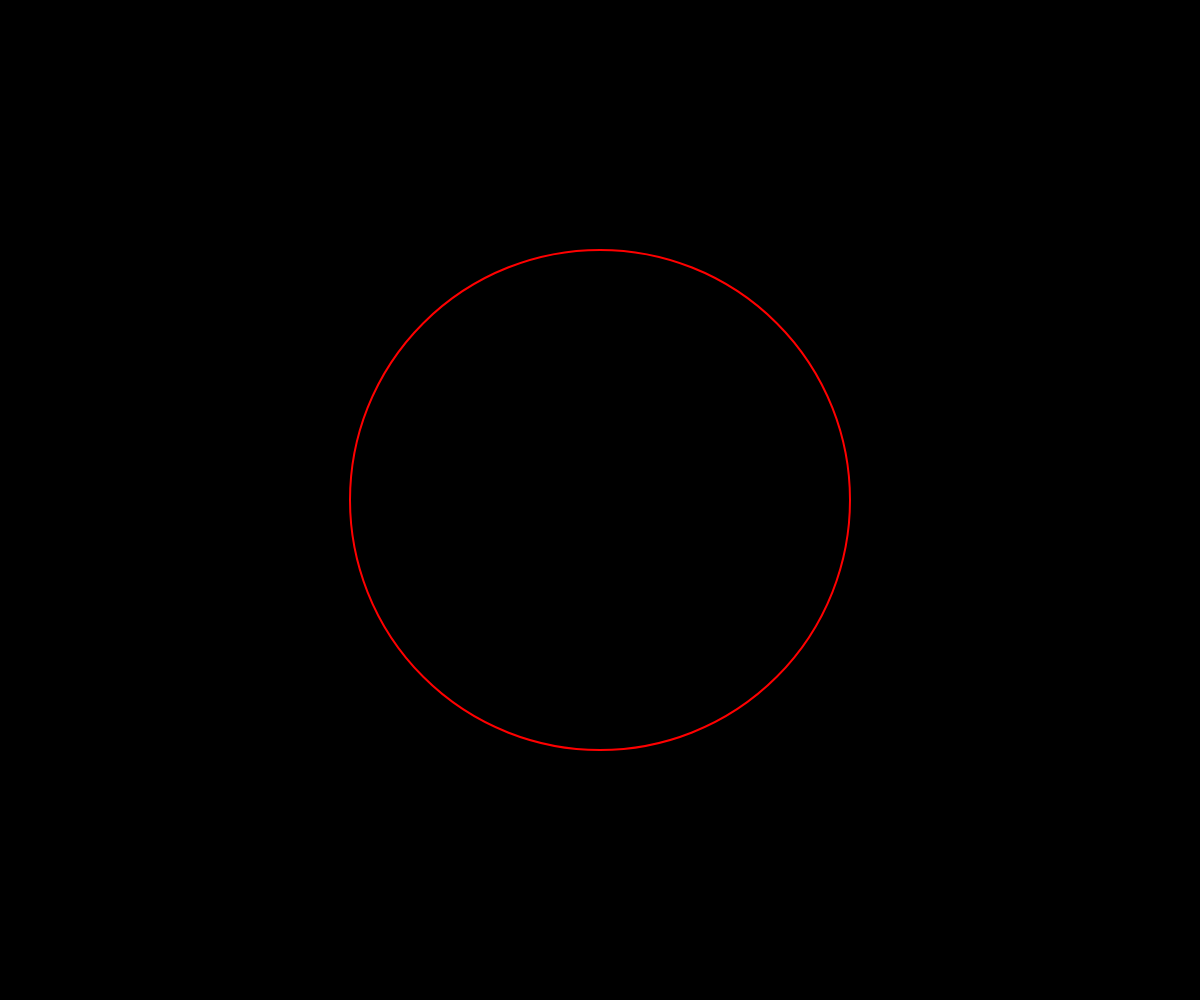
Frame 1 (no input)
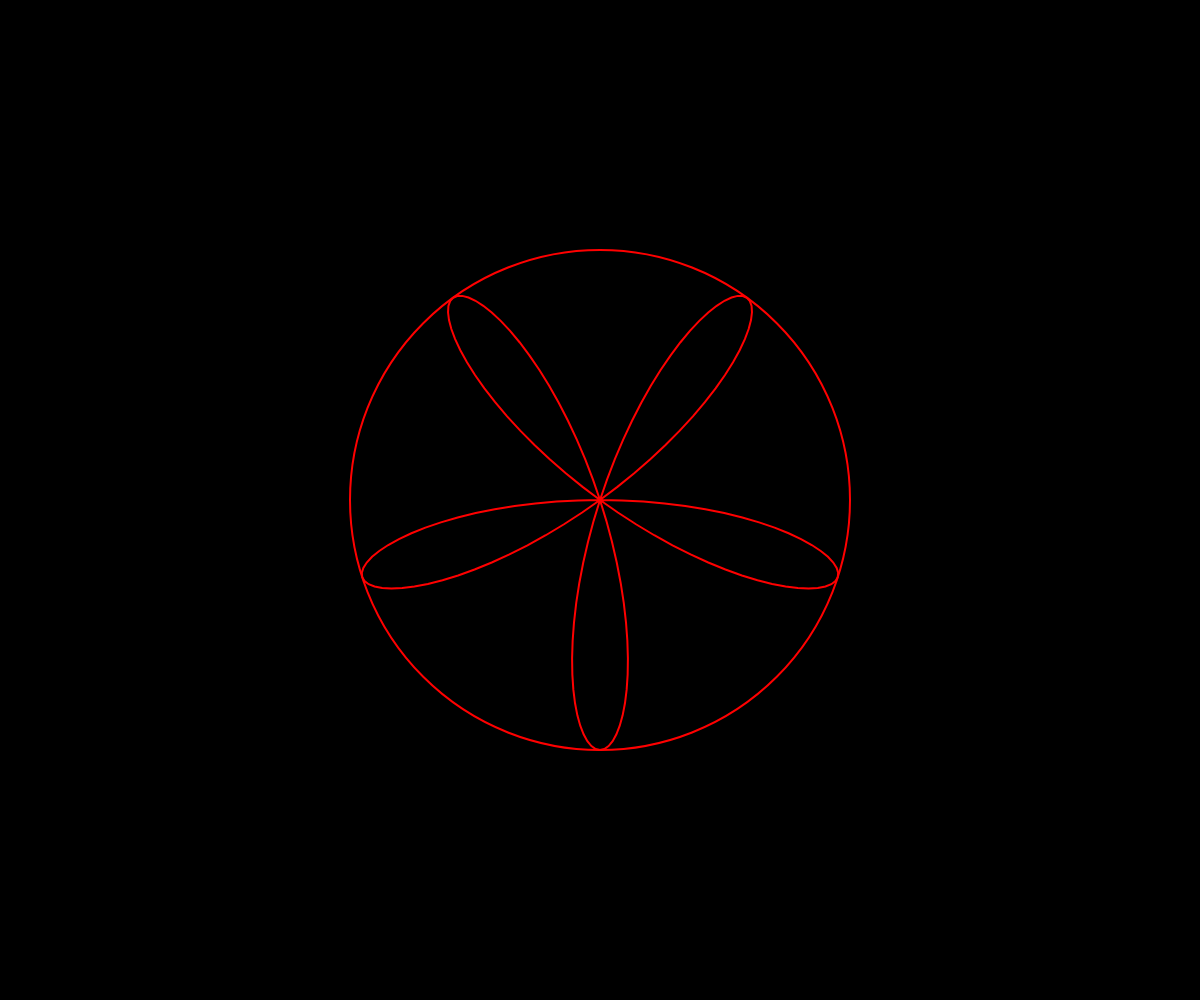
Frame 60 (no input)
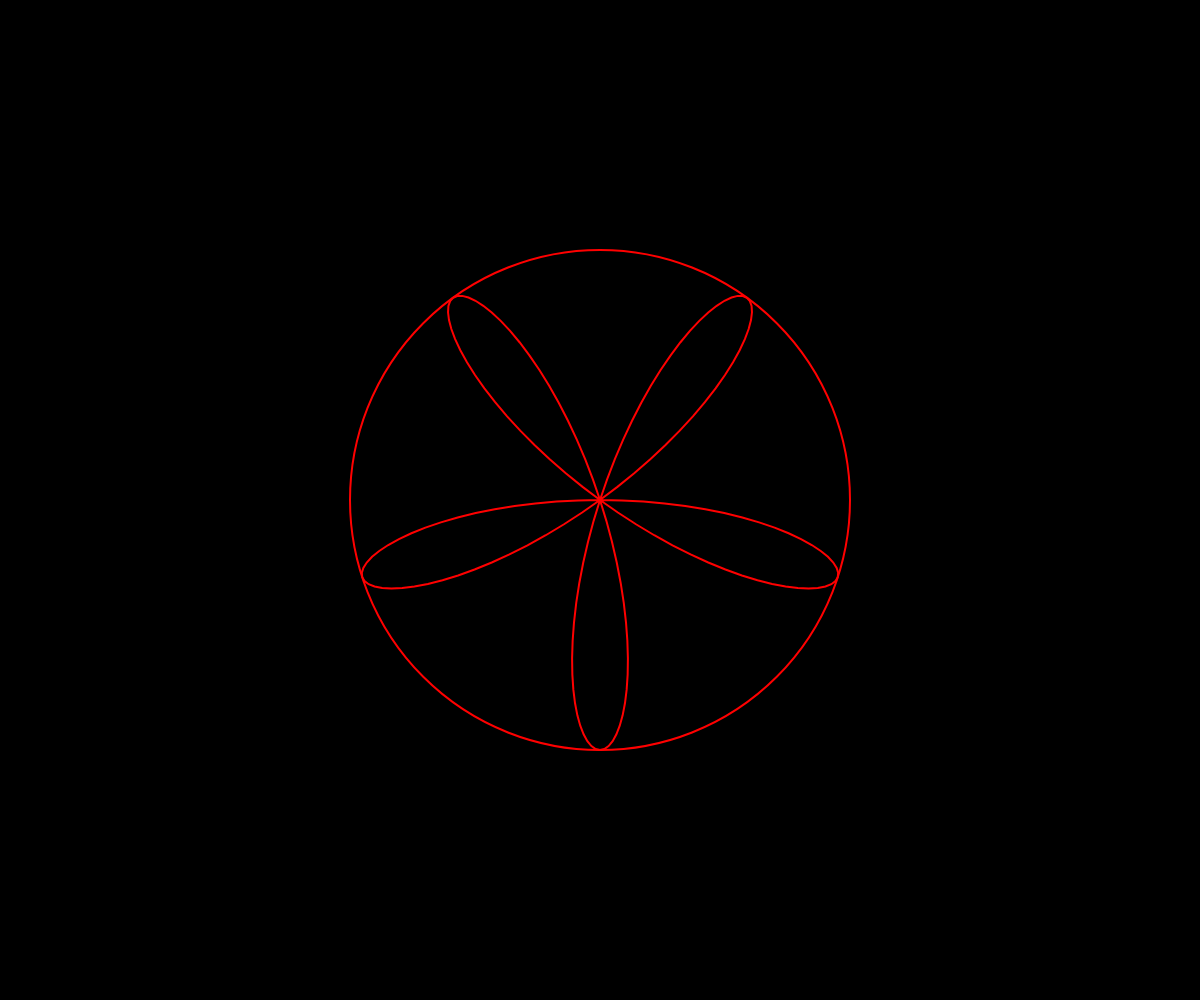
Frame 120 (the mouse pressed at the canvas centre since frame 60)

The p5.js sketch that drew these frames (run headless with seeded random() and noise() and a simulated clock; from frame 60 on, the mouse is pressed at the canvas centre):

// p5.js sketch
// ── sketch.js
const speed = 5, size = 250;

let angle = 0;
function setup() {
  createCanvas(windowWidth, windowHeight);
}

function draw() {
  background(0);

  rose(5, size, true);
  angle += speed;
}

function rose(petals, size, withCircle) {
  translate(width / 2, height / 2);
  noFill();

  angleMode(DEGREES);
  stroke(255, 0, 0);
  strokeWeight(2);

  if (withCircle) {
    ellipse(0, 0, 2 * size);
  }

  beginShape();
  for (let i = 0; i < angle; i += 1) {
    const r = sin(i * petals);
    const x = r * cos(i);
    const y = r * sin(i);
    vertex(x * size, y * size);
  }
  endShape();
}
